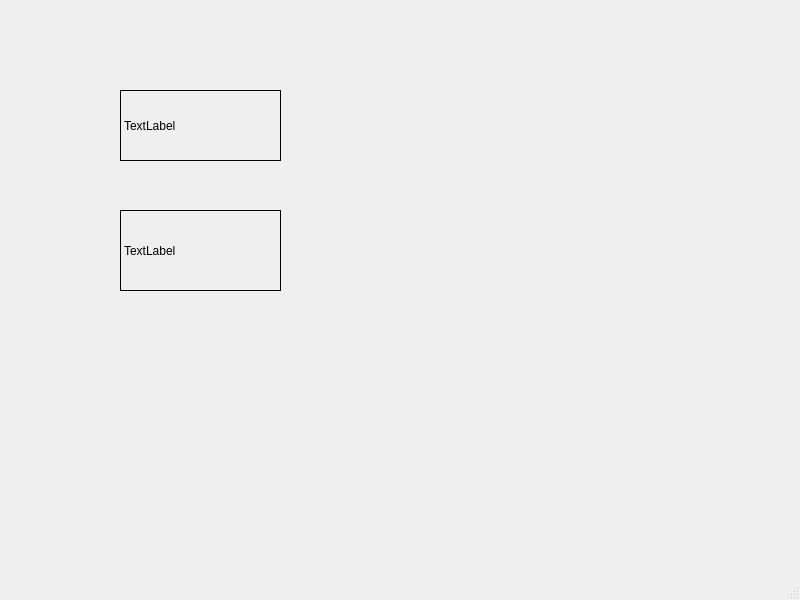
<?xml version="1.0" encoding="UTF-8"?>
<ui version="4.0">
 <class>MainWindow</class>
 <widget class="QMainWindow" name="MainWindow">
  <property name="geometry">
   <rect>
    <x>0</x>
    <y>0</y>
    <width>800</width>
    <height>600</height>
   </rect>
  </property>
  <property name="windowTitle">
   <string>MainWindow</string>
  </property>
  <widget class="QWidget" name="centralwidget">
   <widget class="QLabel" name="label">
    <property name="geometry">
     <rect>
      <x>120</x>
      <y>90</y>
      <width>161</width>
      <height>71</height>
     </rect>
    </property>
    <property name="frameShape">
     <enum>QFrame::Box</enum>
    </property>
    <property name="text">
     <string>TextLabel</string>
    </property>
   </widget>
   <widget class="QLabel" name="label_2">
    <property name="geometry">
     <rect>
      <x>120</x>
      <y>210</y>
      <width>161</width>
      <height>81</height>
     </rect>
    </property>
    <property name="frameShape">
     <enum>QFrame::Box</enum>
    </property>
    <property name="text">
     <string>TextLabel</string>
    </property>
   </widget>
  </widget>
  <widget class="QMenuBar" name="menubar">
   <property name="geometry">
    <rect>
     <x>0</x>
     <y>0</y>
     <width>800</width>
     <height>21</height>
    </rect>
   </property>
  </widget>
  <widget class="QStatusBar" name="statusbar"/>
 </widget>
 <resources/>
 <connections/>
</ui>
